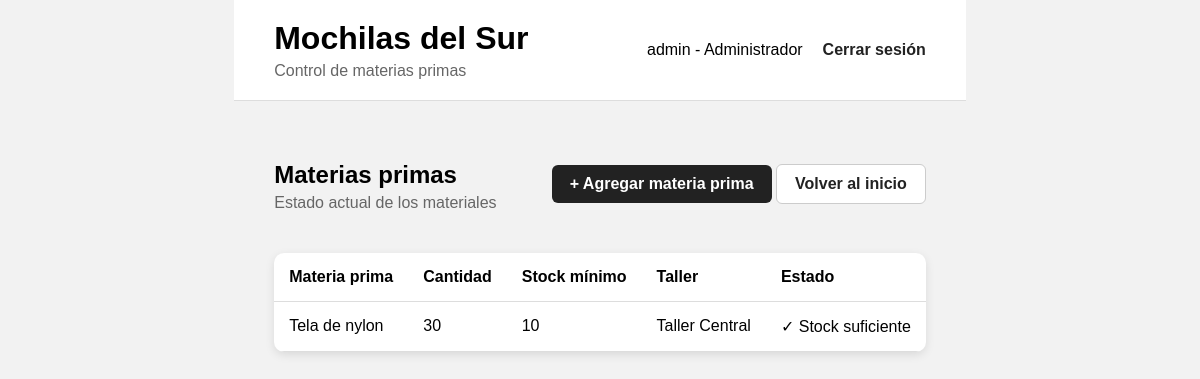
/materias-primas (signed in), run on the app's committed database.
### tables this page shows
CREATE TABLE materias_primas (
            id INTEGER PRIMARY KEY AUTOINCREMENT,
            nombre TEXT NOT NULL,
            cantidad INTEGER NOT NULL DEFAULT 0,
            stock_minimo INTEGER NOT NULL DEFAULT 0,
            taller TEXT NOT NULL
        );

### app.py (the view)
@app.route("/materias-primas")
def materias_primas():
    if "usuario" not in session:
        return redirect(url_for("login"))
    conexion = conectar()
    materias = conexion.execute(
        "SELECT * FROM materias_primas ORDER BY cantidad ASC"
    ).fetchall()
    conexion.close()
    return render_template(
        "materias_primas.html",
        materias=materias
    )

### database.py (called while the page is built)
def conectar():
    conexion = sqlite3.connect(DATABASE)
    conexion.row_factory = sqlite3.Row
    return conexion

### templates/materias_primas.html (shortened to what this page needs)
<!DOCTYPE html>
<html lang="es">
<head>
<link rel="stylesheet"
      href="{{ url_for('static', filename='css/style.css') }}">
</head>
<body>
<div class="dashboard">
    <header class="header">
        <div>
            <h1>Mochilas del Sur</h1>
            <p>Control de materias primas</p>
        </div>
        <div class="usuario">
            <span>
                {{ session["usuario"] }} -
                {{ session["rol"] }}
            </span>
            <a href="{{ url_for('logout') }}">
                Cerrar sesión
            </a>
        </div>
    </header>
    <main class="contenido">
        <div class="titulo-seccion">
            <div>
                <h2>Materias primas</h2>
                <p>Estado actual de los materiales</p>
            </div>
            <div>
                <a href="{{ url_for('agregar_materia_prima') }}"
                   class="boton">
                    + Agregar materia prima
                </a>
                <a href="{{ url_for('inicio') }}"
                   class="boton-volver">
                    Volver al inicio
                </a>
            </div>
        </div>
        <div class="tabla-container">
            <table>
                <thead>
                    <tr>
                        <th>Materia prima</th>
                        <th>Cantidad</th>
                        <th>Stock mínimo</th>
                        <th>Taller</th>
                        <th>Estado</th>
                    </tr>
                </thead>
                <tbody>
                    {% for materia in materias %}
                    <tr>
                        <td>{{ materia["nombre"] }}</td>
                        <td>{{ materia["cantidad"] }}</td>
                        <td>{{ materia["stock_minimo"] }}</td>
                        <td>{{ materia["taller"] }}</td>
                        <td>
                            {% if materia["cantidad"] <= materia["stock_minimo"] %}
                                <span class="estado-bajo">
                                    ⚠ Stock bajo
                                </span>
                            {% else %}
                                <span class="estado-ok">
                                    ✓ Stock suficiente
                                </span>
                            {% endif %}
                        </td>
                    </tr>
                    {% endfor %}
                </tbody>
            </table>
        </div>
    </main>
</div>
</body>
</html>

### static/css/style.css (style rules this page uses)
* { box-sizing: border-box; }
body { margin: 0; font-family: Arial, sans-serif; background-color: #f2f2f2; display: flex; justify-content: center; align-items: center; min-height: 100vh; }
h1 { margin-bottom: 5px; text-align: center; }
.dashboard { min-height: 100vh; background-color: #f2f2f2; }
.header { background-color: white; padding: 20px 40px; display: flex; justify-content: space-between; align-items: center; border-bottom: 1px solid #ddd; }
.header h1 { margin: 0; text-align: left; }
.header p { margin: 5px 0 0; color: #666; }
.usuario { display: flex; align-items: center; gap: 20px; }
.usuario a { color: #222; text-decoration: none; font-weight: bold; }
.contenido { padding: 40px; }
.contenido h2 { margin-bottom: 25px; }
.titulo-seccion { display: flex; justify-content: space-between; align-items: center; margin-bottom: 25px; }
.titulo-seccion h2 { margin-bottom: 5px; }
.titulo-seccion p { color: #666; margin-top: 0; }
.boton, .boton-volver { display: inline-block; padding: 10px 18px; border-radius: 6px; text-decoration: none; font-weight: bold; }
.boton { background-color: #222; color: white; }
.boton-volver { background-color: white; color: #222; border: 1px solid #ccc; }
.tabla-container { background-color: white; border-radius: 10px; overflow-x: auto; box-shadow: 0 3px 10px rgba(0, 0, 0, 0.1); }
table { width: 100%; border-collapse: collapse; }
th, td { padding: 15px; text-align: left; border-bottom: 1px solid #ddd; }
th { font-weight: bold; }

### data on the page
materias_primas: nombre "Tela de nylon", cantidad "30", stock_minimo "10", taller "Taller Central", shows "✓ Stock suficiente"

### other printed values
{{ session["usuario"] }} "admin"
{{ session["rol"] }} "Administrador"
